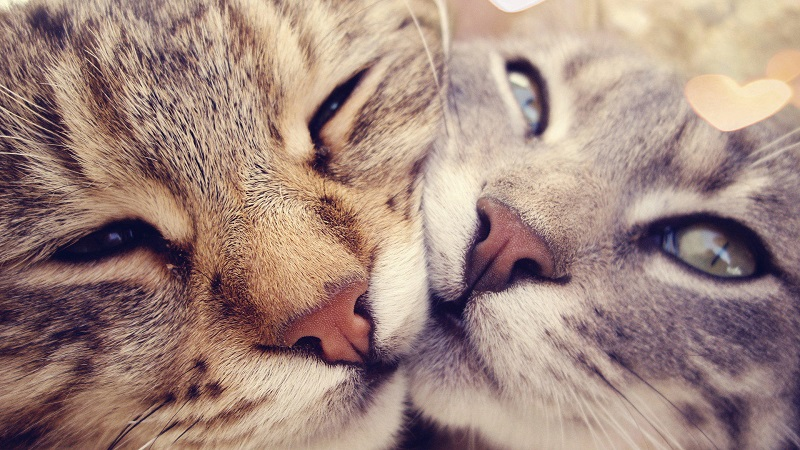
#> input picture ShareMedia/Images/cat0.jpg, 800 x 450 px, found by its file name
$ python ShowImage.py
#> lines starting #> are read from the running program, lines starting #| are printed output that depends on the picture
# -*- coding: utf-8 -*-

import sys, os, time
import cv2
from matplotlib import  pyplot as plt


lParentDir = os.path.dirname(os.path.dirname(os.getcwd()))
lImageDir = os.path.join(lParentDir,u"ShareMedia/Images")
# sys.path.insert(0,lParentDir)


def GetImg(tFileName):
    lFile = os.path.join(lImageDir, tFileName)
    return  lFile


def matplotlib_multi_pic2():
    plt.gcf().canvas.set_window_title('Test')
    plt.gcf().suptitle("multi pic test")


    lFile1 = os.path.join(lImageDir,u"cat0.jpg")
    lFile2 = os.path.join(lImageDir,u"cat1.jpg")
    lFile3 = os.path.join(lImageDir,u"dog0.jpg")

    lImage1= cv2.imread(lFile1)
#> lImage1 is the input picture: shape (450, 800, 3); mean B, G, R 126.6, 135.6, 161.9
    lImage2 = cv2.imread(lFile2)
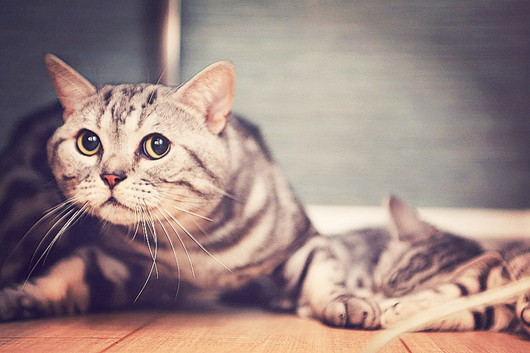
#> input picture ShareMedia/Images/cat1.jpg, 530 x 353 px, found by its file name
#> lImage2 is the input picture: shape (353, 530, 3); mean B, G, R 131.1, 134.8, 156.5
    lImage3 = cv2.imread(lFile3)
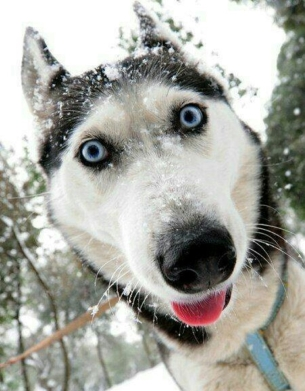
#> input picture ShareMedia/Images/dog0.jpg, 305 x 391 px, found by its file name
#> lImage3 is the input picture: shape (391, 305, 3); mean B, G, R 161.2, 168.2, 167.7

    lGray1 = cv2.cvtColor(lImage1,cv2.COLOR_RGB2BGR)
    lGray2 = cv2.cvtColor(lImage2,cv2.COLOR_RGB2BGR)
    lGray3 = cv2.cvtColor(lImage3,cv2.COLOR_RGB2BGR)
    lGray4 = cv2.cvtColor(lImage1,cv2.COLOR_RGB2GRAY)
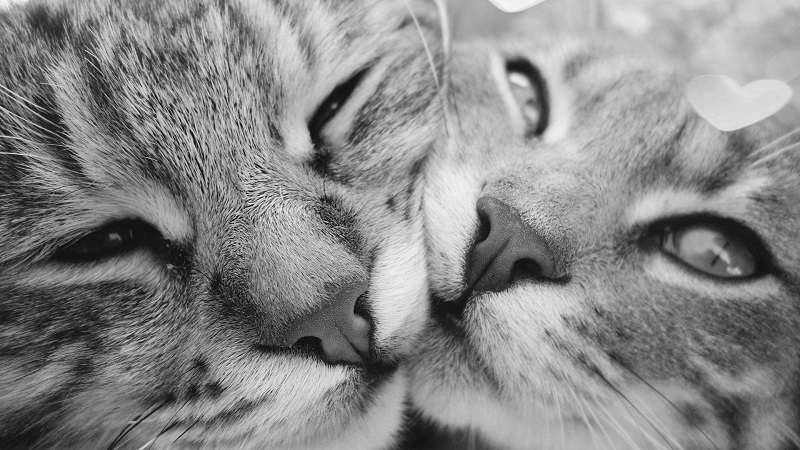
#> lGray4: shape (450, 800); min 2, max 248, mean 135.9

    # 如果总图片个数不超过10，我们还可以用快速的方法
    plt.subplot(321), plt.imshow(lImage1), plt.title("1")
    plt.subplot(322), plt.imshow(lGray1,cmap="gray"), plt.title("1'")

    plt.subplot(323), plt.imshow(lImage2), plt.title("2")
    plt.subplot(324), plt.imshow(lGray2), plt.title("2'")

    plt.subplot(325), plt.imshow(lImage3), plt.title("3")
    plt.subplot(326), plt.imshow(lGray3), plt.title("3'")
    cv2.imshow("cv",lGray4)
    plt.show()
#> figure, not shown here; B, G, R data is drawn as R, G, B


class MainTestRun():
    @staticmethod
    def runMatPlotMutlImage():
        matplotlib_multi_pic2()

if __name__ == "__main__":
    print(os.getcwd())
    MainTestRun.runMatPlotMutlImage()
